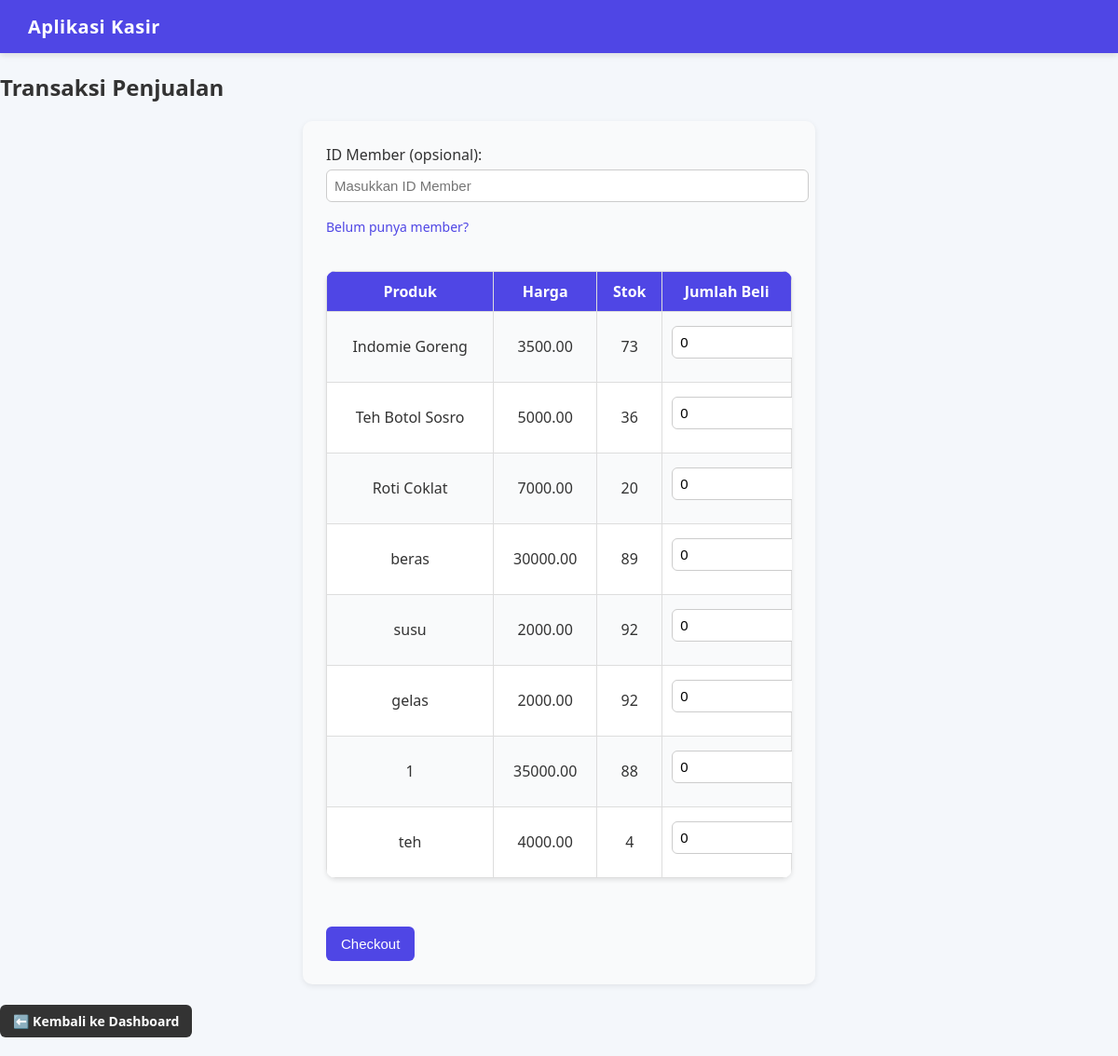
The page /pages/penjualan.php (signed in) on the database as committed earlier.
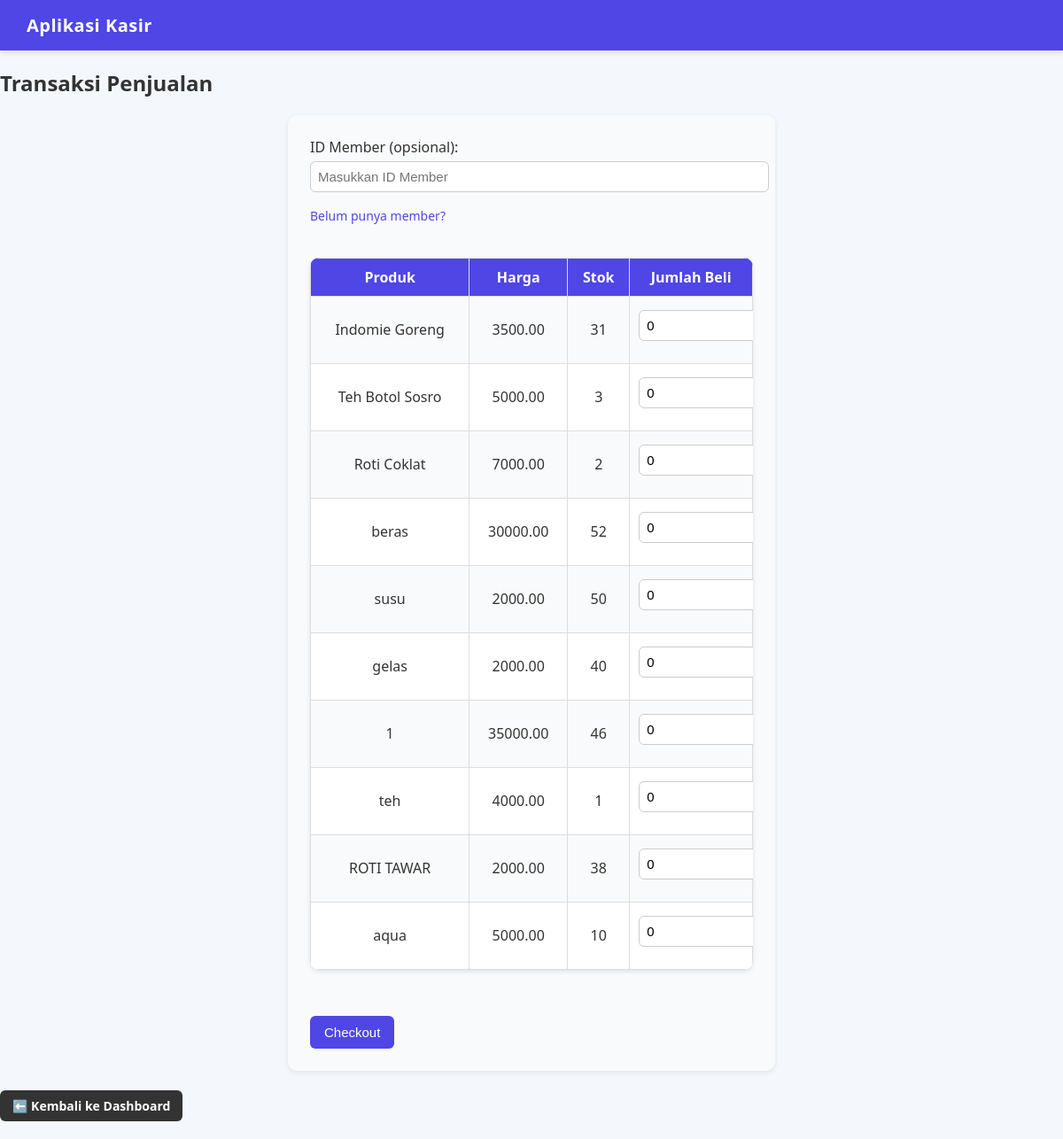
The same page on the database as committed later.
### tables this page shows
CREATE TABLE `produk` (
  `produk_id` int(11) NOT NULL,
  `nama_produk` varchar(100) NOT NULL,
  `harga` decimal(10,2) NOT NULL,
  `stok` int(11) DEFAULT 0
);

### pages/penjualan.php (the view, shortened to what this page needs)
<?php
include("../config/db.php");
?>
<!DOCTYPE html>
<html lang="id">
<head>
  <link rel="stylesheet" href="../assets/style.css">
</head>
<body>
<div class="navbar">
  <h1>Aplikasi Kasir</h1>
</div>
<div class="content">
  <h2>Transaksi Penjualan</h2>
  <form method="POST" class="form-box">
      <label for="member_id">ID Member (opsional):</label>
      <input type="text" name="member_id" id="member_id" placeholder="Masukkan ID Member">
      <br>
      <a href="tambah_member.php" class="link">Belum punya member?</a>
      <br><br>
      <table class="data-table">
          <tr>
              <th>Produk</th>
              <th>Harga</th>
              <th>Stok</th>
              <th>Jumlah Beli</th>
          </tr>
          <?php
          $result = $conn->query("SELECT * FROM produk WHERE stok > 0");
          while ($row = $result->fetch_assoc()) {
              echo "<tr>
                  <td>".$row['nama_produk']."</td>
                  <td>".$row['harga']."</td>
                  <td>".$row['stok']."</td>
                  <td>
                      <input type='hidden' name='produk_id[]' value='".$row['produk_id']."'>
                      <input type='number' name='jumlah[]' min='0' max='".$row['stok']."' value='0'>
                  </td>
              </tr>";
          }
          ?>
      </table>
      <br>
      <button type="submit" name="checkout" class="btn-primary">Checkout</button>
  </form>
  <br>
  <div class="button-group">
        <a href="dashboard.php" class="btn secondary">⬅️ Kembali ke Dashboard</a>
    </div>
</div>
</body>
</html>

### assets/style.css (style rules this page uses)
:root { --bg: #f4f7fb; --card: #ffffff; --accent: #4f46e5; --danger: #e11d48; --success-bg: #e0f7e9; --success-border: #00b341; --success-text: #007a29; --shadow: 0 3px 6px rgba(0,0,0,0.1); --radius: 10px; }
body { font-family: 'Segoe UI', Tahoma, Geneva, Verdana, sans-serif; background-color: var(--bg); color: #333; margin: 0; padding: 0; }
.navbar { background-color: var(--accent); color: white; padding: 15px 30px; display: flex; justify-content: space-between; align-items: center; box-shadow: var(--shadow); }
.navbar h1 { font-size: 20px; margin: 0; letter-spacing: 0.5px; }
table { border-collapse: collapse; width: 100%; max-width: 900px; margin: 30px auto; background: var(--card); box-shadow: var(--shadow); border-radius: var(--radius); overflow: hidden; }
th { background-color: var(--accent); color: white; padding: 12px; }
td { padding: 10px; border-bottom: 1px solid #ddd; }
.btn { display: inline-block; background-color: var(--accent); color: white; padding: 10px 18px; border-radius: var(--radius); text-decoration: none; font-size: 14px; font-weight: 600; transition: 0.2s; }
form { max-width: 400px; margin: 40px auto; background: var(--card); padding: 25px; border-radius: var(--radius); box-shadow: var(--shadow); }
input, select { width: 100%; padding: 10px; margin-bottom: 15px; border: 1px solid #ccc; border-radius: var(--radius); font-size: 14px; }
.form-box { background: #f9fafb; padding: 25px; border-radius: 10px; box-shadow: 0 2px 6px rgba(0,0,0,0.08); max-width: 500px; margin: 0 auto; text-align: left; }
.form-box label { font-weight: 500; }
.form-box input, .form-box select { width: 100%; padding: 8px; margin-top: 5px; border-radius: 6px; border: 1px solid #ccc; font-size: 15px; }
.btn-primary { background-color: #4f46e5; color: white; border: none; padding: 10px 16px; border-radius: 6px; cursor: pointer; font-size: 15px; transition: 0.2s; }
.data-table { width: 100%; border-collapse: collapse; margin-top: 15px; box-shadow: 0 2px 5px rgba(0,0,0,0.1); background-color: #fff; }
.data-table th, .data-table td { border: 1px solid #ddd; padding: 10px; text-align: center; }
.data-table th { background-color: #4f46e5; color: white; font-weight: 600; }
.data-table tr:nth-child(even) { background-color: #f9fafb; }
.link { color: #4f46e5; text-decoration: none; font-size: 14px; }
.button-group { display: flex; justify-content: space-between; margin-bottom: 20px; }
.btn { padding: 8px 14px; border-radius: 6px; text-decoration: none; font-weight: bold; transition: 0.2s; text-align: center; }
.btn.secondary { background-color: #333; color: #fff; }

Rows that differ between the two databases and show on the page:
changed produk "Indomie Goreng": stok "73" → "31"
changed produk "Teh Botol Sosro": stok "36" → "3"
changed produk "Roti Coklat": stok "20" → "2"
changed produk "beras": stok "89" → "52"
changed produk "susu": stok "92" → "50"
changed produk "gelas": stok "92" → "40"
changed produk (number 7 of 10 on the later page): stok "88" → "46"
changed produk "teh": stok "4" → "1"
added produk: nama_produk "ROTI TAWAR", harga "2000.00", stok "38"
added produk: nama_produk "aqua", harga "5000.00", stok "10"
